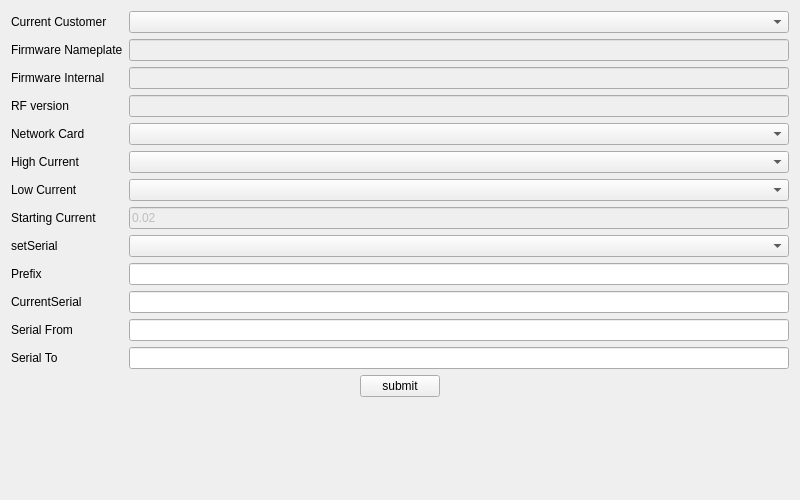
<?xml version="1.0" encoding="UTF-8"?>
<ui version="4.0">
 <class>Configuration</class>
 <widget class="QWidget" name="Configuration">
  <property name="geometry">
   <rect>
    <x>0</x>
    <y>0</y>
    <width>800</width>
    <height>500</height>
   </rect>
  </property>
  <property name="maximumSize">
   <size>
    <width>800</width>
    <height>500</height>
   </size>
  </property>
  <property name="windowTitle">
   <string>Form</string>
  </property>
  <layout class="QVBoxLayout" name="verticalLayout">
   <item>
    <layout class="QGridLayout" name="gridLayout" rowstretch="0,0,0,0,0,0,0,0,0,0,0,0,0" rowminimumheight="0,0,0,0,0,0,0,0,0,0,0,0,0">
     <property name="horizontalSpacing">
      <number>6</number>
     </property>
     <item row="5" column="0">
      <widget class="QLabel" name="lblHighCurrent">
       <property name="sizePolicy">
        <sizepolicy hsizetype="Fixed" vsizetype="Preferred">
         <horstretch>0</horstretch>
         <verstretch>0</verstretch>
        </sizepolicy>
       </property>
       <property name="text">
        <string>High Current</string>
       </property>
      </widget>
     </item>
     <item row="6" column="1">
      <widget class="QComboBox" name="cbLowCurrent"/>
     </item>
     <item row="2" column="0">
      <widget class="QLabel" name="lblFirmwareInternal">
       <property name="sizePolicy">
        <sizepolicy hsizetype="Fixed" vsizetype="Fixed">
         <horstretch>0</horstretch>
         <verstretch>0</verstretch>
        </sizepolicy>
       </property>
       <property name="text">
        <string>Firmware Internal</string>
       </property>
      </widget>
     </item>
     <item row="7" column="1">
      <widget class="QLineEdit" name="leStartingCurrent">
       <property name="enabled">
        <bool>false</bool>
       </property>
       <property name="text">
        <string>0.02</string>
       </property>
      </widget>
     </item>
     <item row="12" column="1">
      <widget class="QLineEdit" name="leSerialTo"/>
     </item>
     <item row="0" column="0">
      <widget class="QLabel" name="lblCustomer">
       <property name="sizePolicy">
        <sizepolicy hsizetype="Fixed" vsizetype="Preferred">
         <horstretch>0</horstretch>
         <verstretch>0</verstretch>
        </sizepolicy>
       </property>
       <property name="text">
        <string>Current Customer</string>
       </property>
      </widget>
     </item>
     <item row="9" column="0">
      <widget class="QLabel" name="label">
       <property name="text">
        <string>Prefix</string>
       </property>
      </widget>
     </item>
     <item row="5" column="1">
      <widget class="QComboBox" name="cbHighCurrent">
       <property name="sizePolicy">
        <sizepolicy hsizetype="Preferred" vsizetype="Fixed">
         <horstretch>0</horstretch>
         <verstretch>0</verstretch>
        </sizepolicy>
       </property>
      </widget>
     </item>
     <item row="9" column="1">
      <widget class="QLineEdit" name="lePrefix"/>
     </item>
     <item row="4" column="0">
      <widget class="QLabel" name="lblNetworkModule">
       <property name="enabled">
        <bool>true</bool>
       </property>
       <property name="text">
        <string>Network Card</string>
       </property>
      </widget>
     </item>
     <item row="3" column="0">
      <widget class="QLabel" name="lblRFVersion">
       <property name="sizePolicy">
        <sizepolicy hsizetype="Fixed" vsizetype="Preferred">
         <horstretch>0</horstretch>
         <verstretch>0</verstretch>
        </sizepolicy>
       </property>
       <property name="text">
        <string>RF version</string>
       </property>
      </widget>
     </item>
     <item row="6" column="0">
      <widget class="QLabel" name="lblLowCurrent">
       <property name="sizePolicy">
        <sizepolicy hsizetype="Fixed" vsizetype="Preferred">
         <horstretch>0</horstretch>
         <verstretch>0</verstretch>
        </sizepolicy>
       </property>
       <property name="text">
        <string>Low Current</string>
       </property>
      </widget>
     </item>
     <item row="2" column="1">
      <widget class="QLineEdit" name="leFirmwareInternal">
       <property name="enabled">
        <bool>false</bool>
       </property>
       <property name="sizePolicy">
        <sizepolicy hsizetype="Preferred" vsizetype="Fixed">
         <horstretch>0</horstretch>
         <verstretch>0</verstretch>
        </sizepolicy>
       </property>
      </widget>
     </item>
     <item row="11" column="0">
      <widget class="QLabel" name="label_3">
       <property name="text">
        <string>Serial From</string>
       </property>
      </widget>
     </item>
     <item row="3" column="1">
      <widget class="QLineEdit" name="leRFVersion">
       <property name="enabled">
        <bool>false</bool>
       </property>
       <property name="sizePolicy">
        <sizepolicy hsizetype="Preferred" vsizetype="Fixed">
         <horstretch>0</horstretch>
         <verstretch>0</verstretch>
        </sizepolicy>
       </property>
      </widget>
     </item>
     <item row="7" column="0">
      <widget class="QLabel" name="lblCalibration">
       <property name="sizePolicy">
        <sizepolicy hsizetype="Fixed" vsizetype="Preferred">
         <horstretch>0</horstretch>
         <verstretch>0</verstretch>
        </sizepolicy>
       </property>
       <property name="text">
        <string>Starting Current</string>
       </property>
      </widget>
     </item>
     <item row="12" column="0">
      <widget class="QLabel" name="label_4">
       <property name="text">
        <string>Serial To</string>
       </property>
      </widget>
     </item>
     <item row="1" column="0">
      <widget class="QLabel" name="lblNameplate">
       <property name="sizePolicy">
        <sizepolicy hsizetype="Fixed" vsizetype="Preferred">
         <horstretch>0</horstretch>
         <verstretch>0</verstretch>
        </sizepolicy>
       </property>
       <property name="text">
        <string>Firmware Nameplate</string>
       </property>
      </widget>
     </item>
     <item row="10" column="1">
      <widget class="QLineEdit" name="leCurrentSerial"/>
     </item>
     <item row="10" column="0">
      <widget class="QLabel" name="label_2">
       <property name="text">
        <string>CurrentSerial</string>
       </property>
      </widget>
     </item>
     <item row="11" column="1">
      <widget class="QLineEdit" name="leSerialFrom"/>
     </item>
     <item row="1" column="1">
      <widget class="QLineEdit" name="leNameplate">
       <property name="enabled">
        <bool>false</bool>
       </property>
       <property name="sizePolicy">
        <sizepolicy hsizetype="Preferred" vsizetype="Fixed">
         <horstretch>0</horstretch>
         <verstretch>0</verstretch>
        </sizepolicy>
       </property>
      </widget>
     </item>
     <item row="4" column="1">
      <widget class="QComboBox" name="cbNetworkModule">
       <property name="enabled">
        <bool>true</bool>
       </property>
      </widget>
     </item>
     <item row="0" column="1">
      <widget class="QComboBox" name="cbCustomer">
       <property name="sizePolicy">
        <sizepolicy hsizetype="Preferred" vsizetype="Fixed">
         <horstretch>0</horstretch>
         <verstretch>0</verstretch>
        </sizepolicy>
       </property>
      </widget>
     </item>
     <item row="8" column="0">
      <widget class="QLabel" name="label_5">
       <property name="text">
        <string>setSerial</string>
       </property>
      </widget>
     </item>
     <item row="8" column="1">
      <widget class="QComboBox" name="cbSetSerial"/>
     </item>
    </layout>
   </item>
   <item>
    <widget class="QWidget" name="widget" native="true">
     <layout class="QHBoxLayout" name="horizontalLayout">
      <property name="leftMargin">
       <number>0</number>
      </property>
      <property name="topMargin">
       <number>0</number>
      </property>
      <property name="rightMargin">
       <number>0</number>
      </property>
      <property name="bottomMargin">
       <number>0</number>
      </property>
      <item>
       <spacer name="horizontalSpacer">
        <property name="orientation">
         <enum>Qt::Horizontal</enum>
        </property>
        <property name="sizeHint" stdset="0">
         <size>
          <width>40</width>
          <height>20</height>
         </size>
        </property>
       </spacer>
      </item>
      <item>
       <widget class="QPushButton" name="btnSubmit">
        <property name="text">
         <string>submit</string>
        </property>
       </widget>
      </item>
      <item>
       <spacer name="horizontalSpacer_2">
        <property name="orientation">
         <enum>Qt::Horizontal</enum>
        </property>
        <property name="sizeHint" stdset="0">
         <size>
          <width>40</width>
          <height>20</height>
         </size>
        </property>
       </spacer>
      </item>
     </layout>
    </widget>
   </item>
   <item>
    <spacer name="verticalSpacer">
     <property name="orientation">
      <enum>Qt::Vertical</enum>
     </property>
     <property name="sizeHint" stdset="0">
      <size>
       <width>20</width>
       <height>40</height>
      </size>
     </property>
    </spacer>
   </item>
  </layout>
 </widget>
 <resources/>
 <connections/>
</ui>
